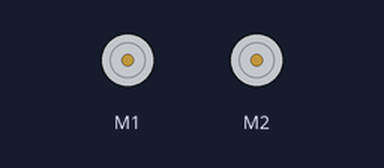
A sketch run on a simulated Arduino Uno, built with avr-gcc and run on an emulated ATmega328P. Parts: 2 × DC motor (green arrow = forward, orange = backward, longer = faster). What the sketch prints to the serial monitor is not drawn.

Above: at 10.7 s.
Timing chart, 0 to 14.6 s (numbered marks = the images above):
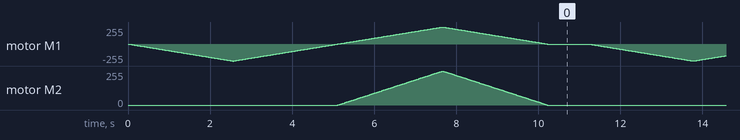

The sketch:

MisMotor.ino
```cpp
// (licence header left out)
#include <AFMotor.h>

AF_DCMotor motor(1);
AF_DCMotor motor2(2);

void setup() {
  Serial.begin(9600);           // set up Serial library at 9600 bps
  Serial.println("Motor test!");

  // turn on motor
  motor.setSpeed(200);
  motor2.setSpeed(200);

  motor.run(RELEASE);
  motor2.run(RELEASE);
}

void loop() {
  uint8_t i;

  Serial.print("tick");

  motor.run(BACKWARD);
  for (i=0; i<255; i++) {
    motor.setSpeed(i);
    delay(10);
 }

  for (i=255; i!=0; i--) {
    motor.setSpeed(i);
    delay(10);
 }

  Serial.print("tock");

  motor.run(FORWARD);
  motor2.run(FORWARD);
  for (i=0; i<255; i++) {
    motor.setSpeed(i);
    motor2.setSpeed(i);
    delay(10);
 }

  for (i=255; i!=0; i--) {
    motor.setSpeed(i);
    motor2.setSpeed(i);
    delay(10);
 }


  Serial.print("tech");
  motor.run(RELEASE);
  motor2.run(RELEASE);
  delay(1000);
}
```
